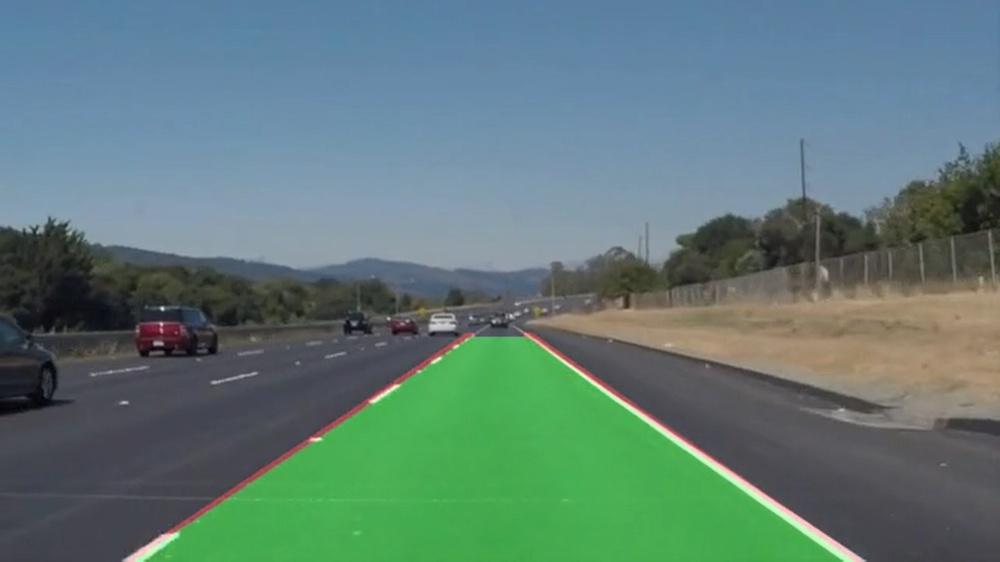
#> input picture lane_line.jpg, 1000 x 562 px, shrunk from 1920 x 1080 before the run
$ python detectLines_1.py
#> lines starting #> are read from the running program, lines starting #| are printed output that depends on the picture; after the words box and inside, x2 and y2 are one past the last pixel; in counts of white or black regions, pixels touching at a corner belong together

from cv2 import bitwise_and
import matplotlib.pyplot as plt
import cv2
import numpy as np

#Task 1: masking the image region of interest
#function to mask every other thing than the region of image of interst
def region_of_interest(img,vertices):
    #blank matrix that matches image h,w
    mask=np.zeros_like(img)

    #retreive the color channel count
    channel_count=img.shape[2]

    #create a match color with the same color channel count
    match_mask_color=(255,) * channel_count

    #fill inside the ploygone other than region of interest with created mask color
    cv2.fillPoly(mask,vertices,match_mask_color)

    #image only where above created mask pixel matches
    masked_img=cv2.bitwise_and(img,mask)

    return masked_img

# Load an image
image=cv2.imread('lane_line.jpg')
#> image is the input picture: shape (562, 1000, 3); mean B, G, R 119, 123.4, 95.9

#convert image into RGB format to plot on matplotlib
image=cv2.cvtColor(image,cv2.COLOR_BGR2RGB)

# Find out height and width of image
print(image.shape)#height,width channel
#| (562, 1000, 3)
height=image.shape[0]
#> height = 562
width=image.shape[1]
#> width = 1000

#Verices of region of interest ie; triangle shape from midpoint of image
region_of_interest_vertices=[(0,height),(width/2,height/2),(width,height)]
#> region_of_interest_vertices = [(0, 562), (500, 281), (1000, 562)]

croped_Img=region_of_interest(image,
np.array([region_of_interest_vertices],np.int64),)
#> in region_of_interest, `cv2.fillPoly(mask,vertices,match_mask_color)`:
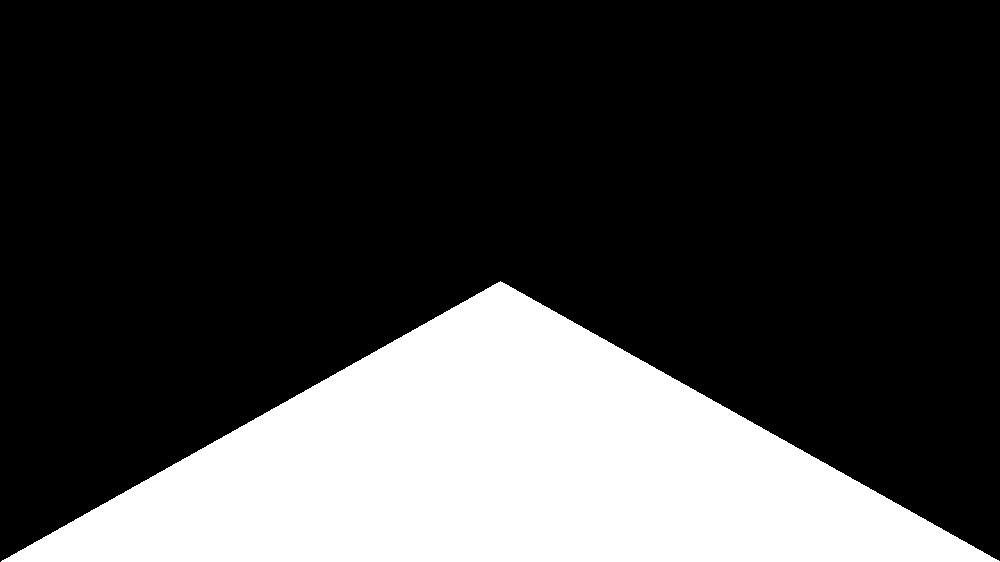
#> mask: shape (562, 1000, 3); 25% white; 1 white region, box (x1, y1, x2, y2) and area: (1, 281, 1000, 562) 140719
#> in region_of_interest, `masked_img=cv2.bitwise_and(img,mask)`:
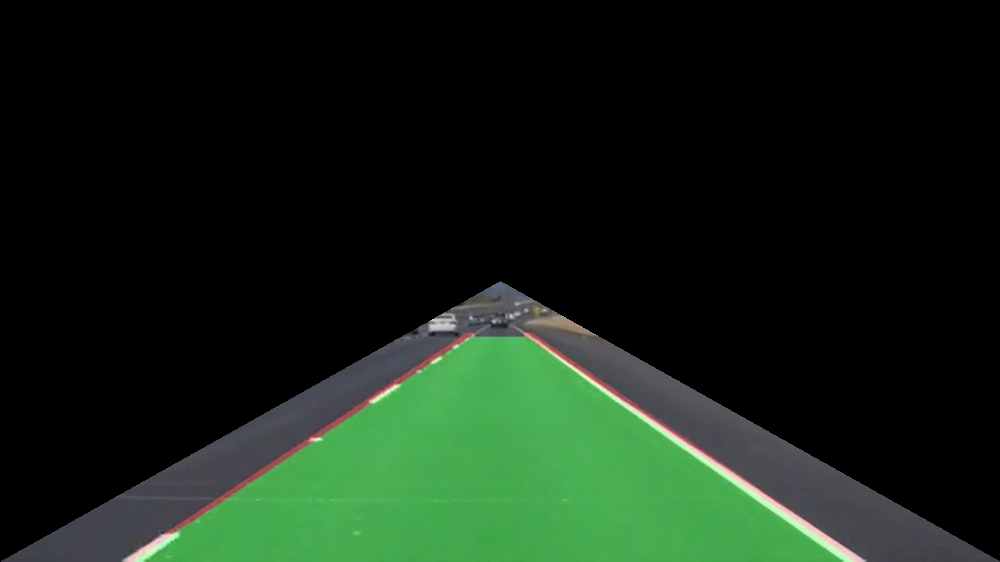
#> masked_img: shape (562, 1000, 3); mean R, G, B 19.9, 35.1, 21.4

#######Masking of Image Ends######

plt.imshow(croped_Img)
plt.show()
